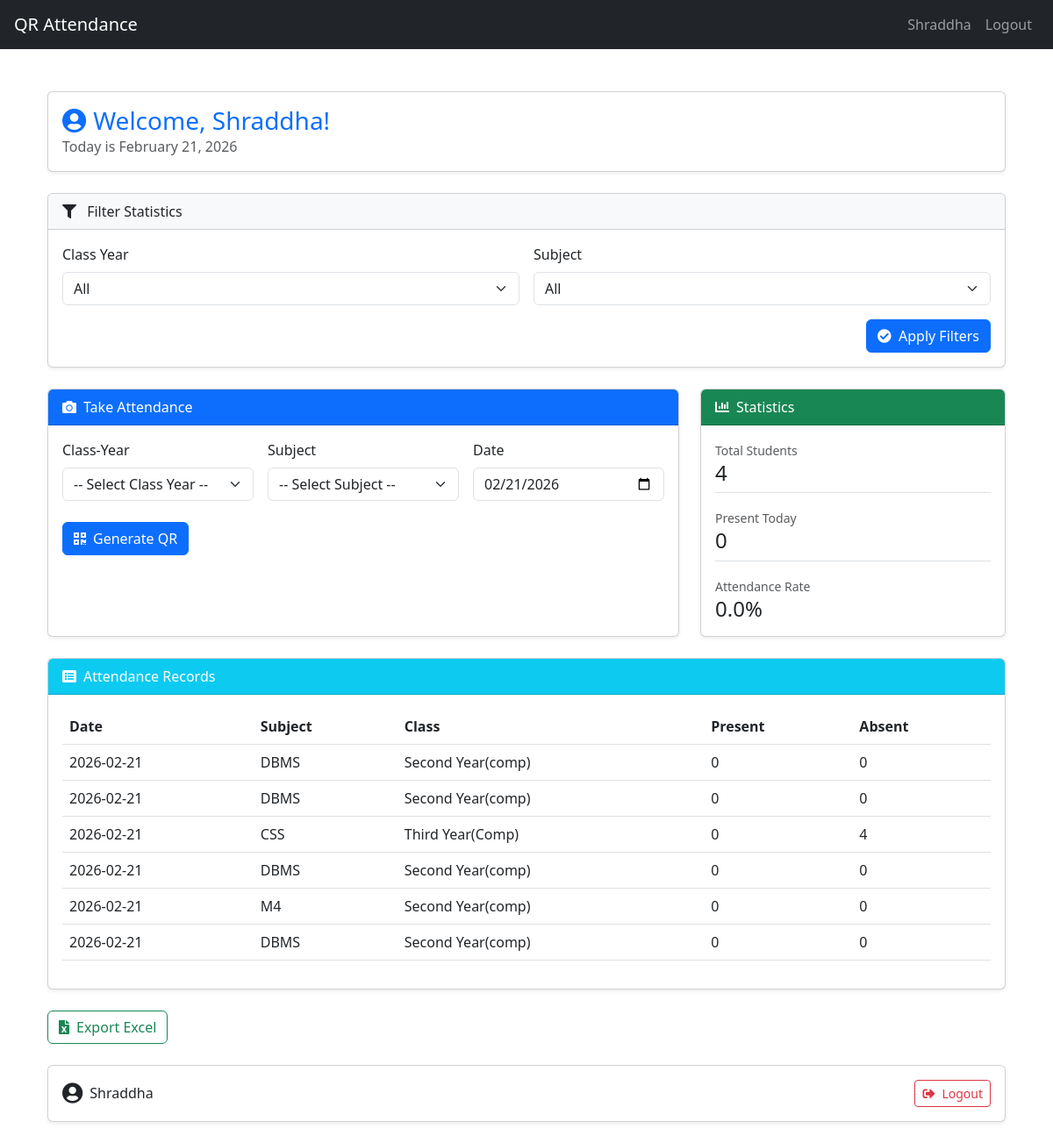
/dashboard/ (signed in), run on the app's committed database.
### core/models.py (models this page shows, shortened)
class AttendanceSession(models.Model):
    subject = models.ForeignKey(Subject, on_delete=models.CASCADE)
    teacher = models.ForeignKey(User, on_delete=models.CASCADE)
    class_year = models.ForeignKey(ClassYear, on_delete=models.CASCADE)
    date = models.DateField(default=date.today)
    token = models.UUIDField(default=uuid.uuid4, unique=True, editable=False)
    expires_at = models.DateTimeField(default=timezone.now)
    latitude = models.FloatField(null=True, blank=True)
    longitude = models.FloatField(null=True, blank=True)

class Subject(models.Model):
    name = models.CharField(max_length=100)
    year = models.ForeignKey(ClassYear, on_delete=models.CASCADE)
    teachers = models.ManyToManyField(User)  # multiple teachers can teach one subject

class ClassYear(models.Model):
    name = models.CharField(max_length=50)  # FY, SY, TY

### core/views.py (the view, shortened to what this page needs)
# urls.py: path('dashboard/', views.teacher_dashboard, name='dashboard'),
@login_required
def teacher_dashboard(request):
    years = ClassYear.objects.all()
    subjects = Subject.objects.all()
    today = date.today()
    selected_class_year_id = request.GET.get('class_year')
    selected_subject_id = request.GET.get('subject')
    selected_class_year = None
    selected_subject = None
    if selected_class_year_id:
        try:
            selected_class_year = ClassYear.objects.get(id=selected_class_year_id)
        except ClassYear.DoesNotExist:
            selected_class_year = None
    if selected_subject_id:
        try:
            selected_subject = Subject.objects.get(id=selected_subject_id)
        except Subject.DoesNotExist:
            selected_subject = None
    students_qs = Student.objects.all()
    if selected_class_year:
        students_qs = students_qs.filter(class_year=selected_class_year)
    total_students = students_qs.count()
    sessions_today = AttendanceSession.objects.filter(
        teacher=request.user,
        date=today
    )
    if selected_class_year:
        sessions_today = sessions_today.filter(class_year=selected_class_year)
    if selected_subject:
        sessions_today = sessions_today.filter(subject=selected_subject)
    present_today = AttendanceRecord.objects.filter(session__in=sessions_today).count()
    attendance_percent = round((present_today / total_students) * 100, 2) if total_students else 0
    if selected_class_year:
        attendance_sessions = AttendanceSession.objects.filter(teacher=request.user, class_year=selected_class_year)
    else:
        attendance_sessions = AttendanceSession.objects.filter(teacher=request.user)
    attendance_records = []
    for session in attendance_sessions:
        total_students_for_session = Student.objects.filter(class_year=session.class_year).count()
        present_count = AttendanceRecord.objects.filter(session=session).count()
        absent_count = total_students_for_session - present_count
        attendance_records.append({
            'date': session.date,
            'subject': session.subject.name,
            'class_year': session.class_year.name,
            'present_count': present_count,
            'absent_count': absent_count
        })
    student_attendance_map = defaultdict(list)
    for session in sessions_today:
        records = AttendanceRecord.objects.filter(session=session).select_related('student')
    return render(request, 'core/dashboard.html', {
        'years': years,
        'subjects': subjects,
        'today': today,
        'total_students': total_students,
        'present_today': present_today,
        'attendance_percent': attendance_percent,
        'attendance_records': attendance_records,
        'selected_class_year': int(selected_class_year_id) if selected_class_year_id else '',
        'selected_subject_id': int(selected_subject_id) if selected_subject_id else '',
        'student_attendance_map': student_attendance_map,
    })

### templates/core/dashboard.html (shortened to what this page needs)
{% extends 'core/base.html' %}
{% block content %}
<div class="container py-4">
    <div class="card shadow-sm mb-4">
        <div class="card-body">
            <h3 class="card-title text-primary mb-0">
                <i class="fas fa-user-circle me-2"></i>Welcome, {{ user.username }}!
            </h3>
            <p class="text-muted mb-0">Today is {{ today|date:"F j, Y" }}</p>
        </div>
    </div>
    <div class="row">
        <div class="col-12">
            <div class="card shadow-sm mb-4">
                <div class="card-header bg-light">
                    <i class="fas fa-filter me-2"></i> Filter Statistics
                </div>
                <div class="card-body">
                    <form method="get" class="row g-3">
                        <div class="col-md-6">
                            <label for="class_year_dropdown_filter" class="form-label">Class Year</label>
                            <select id="class_year_dropdown_filter" name="class_year" class="form-select">
                                <option value="">All</option>
                            </select>
                        </div>
                        <div class="col-md-6">
                            <label for="subject_dropdown_filter" class="form-label">Subject</label>
                            <select id="subject_dropdown_filter" name="subject" class="form-select">
                                <option value="">All</option>
                            </select>
                        </div>
                        <div class="col-12 text-end">
                            <button type="submit" class="btn btn-primary">
                                <i class="fas fa-check-circle me-1"></i> Apply Filters
                            </button>
                        </div>
                    </form>
                </div>
            </div>
        </div>
    </div>
    <div class="row">
        <div class="col-lg-8 mb-4">
            <div class="card shadow-sm h-100">
                <div class="card-header bg-primary text-white">
                    <i class="fas fa-camera me-2"></i>Take Attendance
                </div>
                <div class="card-body">
                    <form method="POST" action="{% url 'generate_qr' %}">
                        <div class="row g-3">
                            <div class="col-md-4">
                                <label class="form-label">Class-Year</label>
                                <select class="form-select" name="ClassYears" id="class_year_dropdown_attendance" required>
                                    <option value="" disabled selected>-- Select Class Year --</option>
                                </select>
                            </div>
                            <div class="col-md-4">
                                <label class="form-label">Subject</label>
                                <select class="form-select" name="Subject" id="subject_dropdown_attendance" required>
                                    <option value="" disabled selected>-- Select Subject --</option>
                                </select>
                            </div>
                            <div class="col-md-4">
                                <label class="form-label">Date</label>
                                <input type="date" class="form-control" name="date" value="{{ today|date:'Y-m-d' }}">
                            </div>
                        </div>
                        <button type="submit" class="btn btn-primary mt-4">
                            <i class="fas fa-qrcode me-2"></i>Generate QR
                        </button>
                    </form>
                </div>
            </div>
        </div>
        <div class="col-lg-4 mb-4">
            <div class="card shadow-sm h-100">
                <div class="card-header bg-success text-white">
                    <i class="fas fa-chart-bar me-2"></i>Statistics
                </div>
                <div class="card-body">
                    <div class="d-flex flex-column gap-3">
                        <div class="border-bottom pb-2">
                            <small class="text-muted">Total Students</small>
                            <h4 class="mb-0" id="total_students">{{ total_students }}</h4>
                        </div>
                        <div class="border-bottom pb-2">
                            <small class="text-muted">Present Today</small>
                            <h4 class="mb-0" id="present_today">{{ present_today }}</h4>
                        </div>
                        <div>
                            <small class="text-muted">Attendance Rate</small>
                            <h4 class="mb-0" id="attendance_rate">{{ attendance_percent }}%</h4>
                        </div>
                    </div>
                </div>
            </div>
        </div>
    </div>
    <div class="card shadow-sm mb-4">
        <div class="card-header bg-info text-white">
            <i class="fas fa-list-alt me-2"></i>Attendance Records
        </div>
        <div class="card-body">
            <div class="table-responsive">
                <table class="table table-hover">
                    <thead>
                        <tr>
                            <th>Date</th>
                            <th>Subject</th>
                            <th>Class</th>
                            <th>Present</th>
                            <th>Absent</th>
                        </tr>
                    </thead>
                    <tbody>
                        {% for record in attendance_records %}
                        <tr>
                            <td>{{ record.date|date:"Y-m-d" }}</td>
                            <td>{{ record.subject }}</td>
                            <td>{{ record.class_year }}</td>
                            <td>{{ record.present_count }}</td>
                            <td>{{ record.absent_count }}</td>
                        </tr>
                        {% endfor %}
                    </tbody>
                </table>
            </div>
        </div>
    </div>
    <div class="d-flex gap-2 mb-4">
        <a href="{% url 'export_attendance' %}" class="btn btn-outline-success">
            <i class="fas fa-file-excel me-2"></i>Export Excel
        </a>
    </div>
    <div class="card shadow-sm">
        <div class="card-body d-flex justify-content-between align-items-center">
            <div class="d-flex align-items-center">
                <i class="fas fa-user-circle fs-4 me-2"></i>
                <span>{{ user.username }}</span>
            </div>
            <a href="{% url 'logout' %}" class="btn btn-outline-danger btn-sm">
                <i class="fas fa-sign-out-alt me-2"></i>Logout
            </a>
        </div>
    </div>
</div>
{% endblock %}

### templates/core/base.html (shortened to what this page needs)
<!DOCTYPE html>
<html lang="en">
<head>
    <link href="https://cdn.jsdelivr.net/npm/bootstrap@5.3.0/dist/css/bootstrap.min.css" rel="stylesheet">
    <link rel="stylesheet" href="https://cdnjs.cloudflare.com/ajax/libs/font-awesome/5.15.4/css/all.min.css">
</head>
<body>
    <nav class="navbar navbar-expand-lg navbar-dark bg-dark px-3">
        <a class="navbar-brand" href="/">QR Attendance</a>
        <div class="collapse navbar-collapse">
            <ul class="navbar-nav ms-auto">
                {% if user.is_authenticated %}
                    <li class="nav-item"><a class="nav-link" href="#">{{ user.username }}</a></li>
                    <li class="nav-item"><a class="nav-link" href="{% url 'logout' %}">Logout</a></li>
                {% else %}
                    <li class="nav-item"><a class="nav-link" href="{% url 'login' %}">Login</a></li>
                    <li class="nav-item"><a class="nav-link" href="{% url 'register' %}">Register</a></li>
                {% endif %}
            </ul>
        </div>
    </nav>
    <div class="container mt-4">
        {% block content %}{% endblock %}
    </div>
</body>
</html>

### templates/core/dashboard.html (style rules this page uses)
.card { transition: transform 0.2s ease, box-shadow 0.2s ease; overflow: hidden; }
.card { animation: fadeIn 0.3s ease-out; }

### data on the page
AttendanceSession: date "2026-02-21"
Subject: subject "DBMS" "DBMS" "DBMS" "DBMS"
ClassYear: class_year "Second Year(comp)" "Second Year(comp)" "Second Year(comp)" "Second Year(comp)" "Second Year(comp)"
AttendanceSession: date "2026-02-21"
AttendanceSession: date "2026-02-21"
Subject: subject "CSS"
ClassYear: class_year "Third Year(Comp)"
AttendanceSession: date "2026-02-21"
AttendanceSession: date "2026-02-21"
Subject: subject "M4"
AttendanceSession: date "2026-02-21"

### other printed values
{{ user.username }} "Shraddha"
{{ total_students }} "4"
{{ present_today }} "0"
{{ attendance_percent }} "0.0"
{{ record.present_count }} "0" "0" "0" "0" "0" "0"
{{ record.absent_count }} "0" "0" "4" "0" "0" "0"
